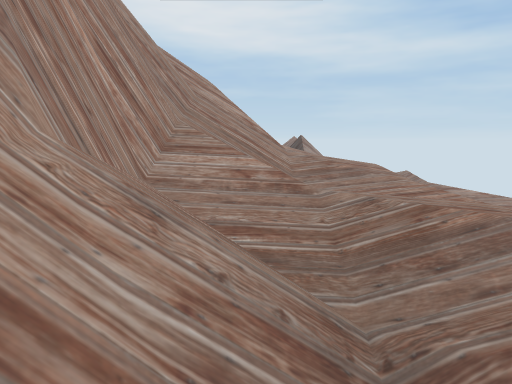
[1] (above)

14 first-person views from a walk through a Unity game level. The camera is 1.4 m above the floor, tilts 8° down and sees 70° across. The floor is counted in squares, 1 m on a side. Each view is taken from the middle of a square. On the plan, view 1 faces up. The plan holds only what a view shows up to about 16 squares ahead; the rest is blank. The place goes on beyond the plan.

[2]
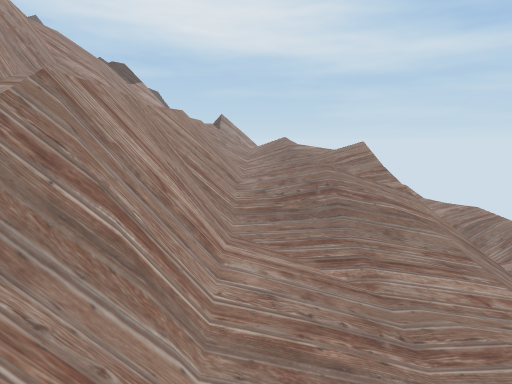

[3]
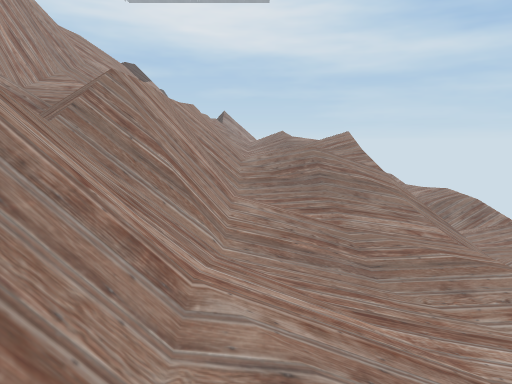

[4]
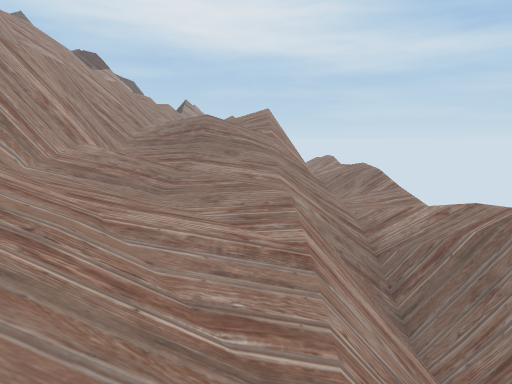

[5]
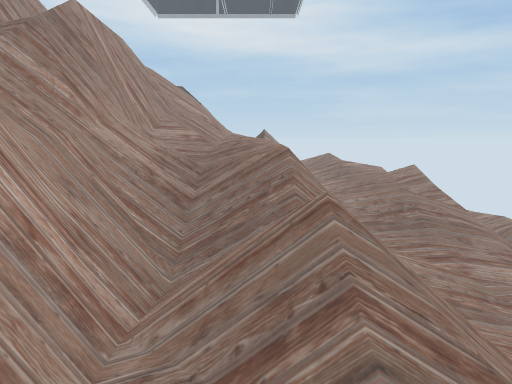

[6]
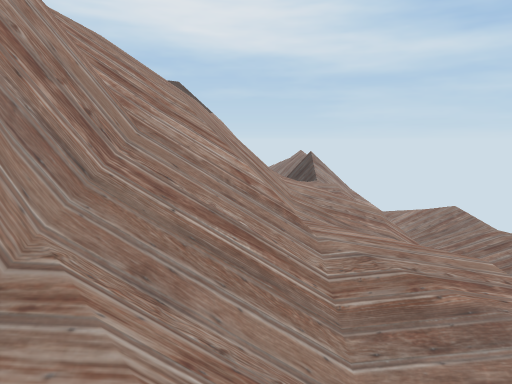

[7]
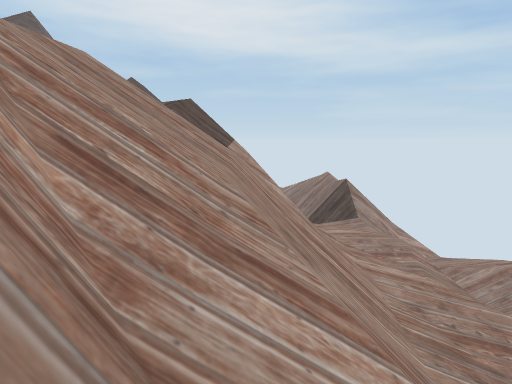

[8]
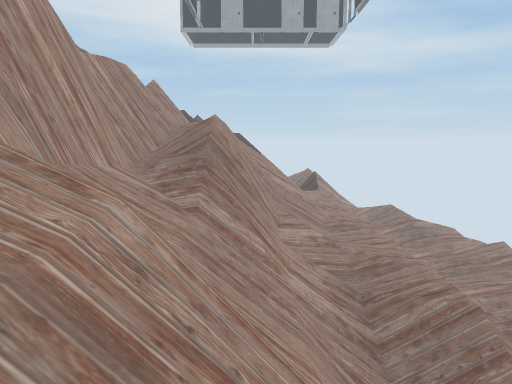

[9]
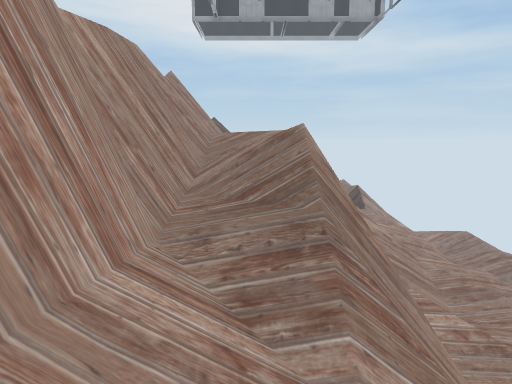

[10]
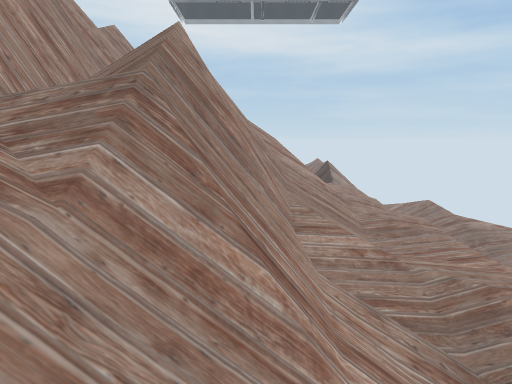

[11]
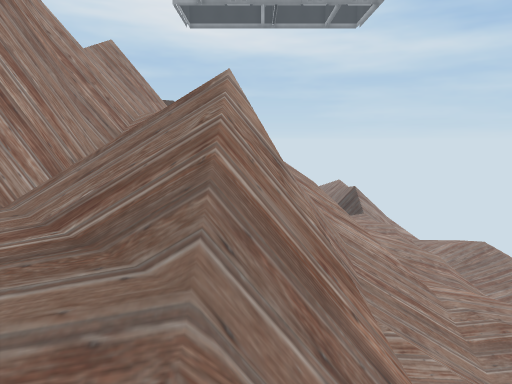

[12]
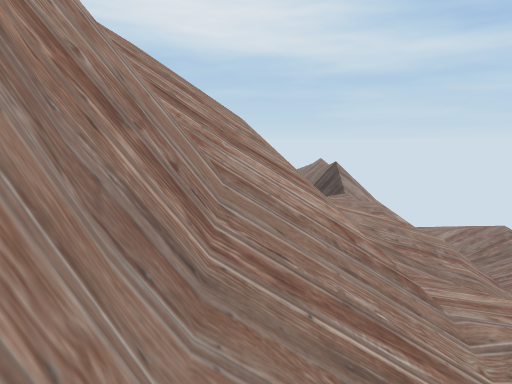

[13]
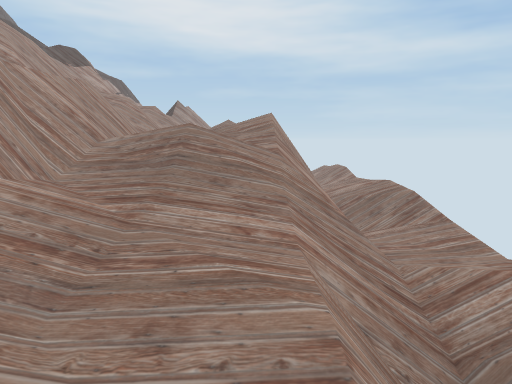

[14]
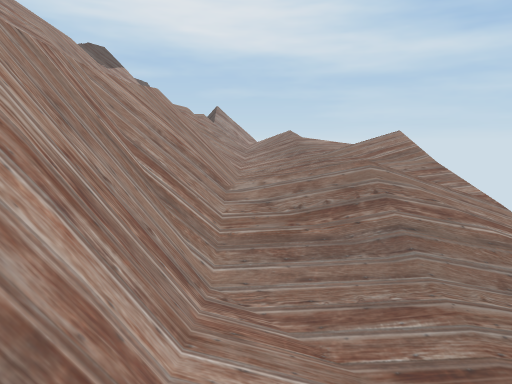

### Floor plan
Key: @ floor where view 1 was taken; # wall or solid block; . main floor; : floor 0.75 m higher than the main floor; - floor 0.75 m lower than the main floor; _ floor 1.5 m lower than the main floor; < floor 2.25 m lower than the main floor; ( floor 3.25 m lower than the main floor; ! floor 4 m lower than the main floor; + floor 4 m higher than the main floor; ? floor 4.75 m lower than the main floor; / step, stairs or slope; = window, fence, low wall or low ledge; v drop or lower ground.
Columns run from 6 left of view 1 to 12 right of it. Each row starts with its distance up from view 1.
 22        ##//
 21          ////
 20         /////
 19         -/ _/
 18    //  /// _-
 17    ///=..  //
 16        ../ ///
 15         ./////
 14       // /////
 13 =     /:/=///-/
 12 ## //////==//--
 11 #  //=/////<//_
 10    =/#=////_<<  =!(
  9    ==/=./=/__    /(
  8  # v#//:.#=__//##//
  7  #+v#///./=</_/  //
  6  #/v#//..//<___  //
  5  #/v#//..//__ // //
  4 ##/v#//..=///////!!
  3 ##/v#///.v=//////!!
  2 #=//#////v#<<////!!
  1 #=//=////v#/</////!
  0 #=///=@///=//<(////
 -1 #=///v=///=//<<==v/
 -2 #=/=/v#/////<((v=vv
 -3    ==v#//////((vv?
 -4   /#=##////////vv
 -5   /// #////<///v
 -6            < //
 -7     /   /     /

Where each view was taken, in squares from view 1:
view 1: 0 up, 0 right, facing up
view 2: 4 down, 5 right, facing up
view 3: 6 down, 5 right, facing up
view 4: 7 down, 8 right, facing up
view 5: 7 down, 2 right, facing up
view 6: 4 up, 0 right, facing up
view 7: 7 up, 1 left, facing up
view 8: 7 down, 2 left, facing up
view 9: 2 down, 4 left, facing up
view 10: 2 down, 2 left, facing up
view 11: 1 up, 3 left, facing up
view 12: 5 up, 1 left, facing up
view 13: 4 down, 8 right, facing up
view 14: 1 down, 5 right, facing up
